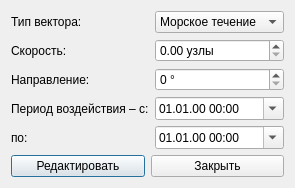
<?xml version="1.0" encoding="UTF-8"?>
<ui version="4.0">
 <class>CurrentVectorForm</class>
 <widget class="QDialog" name="CurrentVectorForm">
  <property name="windowTitle">
   <string>Редактировать вектор течения</string>
  </property>
  <layout class="QFormLayout" name="formLayout">
    <item row="0" column="0">
      <widget class="QLabel" name="labelType">
        <property name="text"><string>Тип вектора:</string></property>
      </widget>
    </item>
    <item row="0" column="1">
      <widget class="QComboBox" name="comboType">
        <item><property name="text"><string>Морское течение</string></property></item>
        <item><property name="text"><string>Приливное</string></property></item>
        <item><property name="text"><string>Отливное</string></property></item>
        <item><property name="text"><string>Наблюдаемое</string></property></item>
        <item><property name="text"><string>Другое</string></property></item>
      </widget>
    </item>
    <item row="1" column="0">
      <widget class="QLabel" name="labelSpeed">
        <property name="text"><string>Скорость:</string></property>
      </widget>
    </item>
    <item row="1" column="1">
      <widget class="QDoubleSpinBox" name="spinSpeed">
        <property name="suffix"><string> узлы</string></property>
      </widget>
    </item>
    <item row="2" column="0">
      <widget class="QLabel" name="labelDir">
        <property name="text"><string>Направление:</string></property>
      </widget>
    </item>
    <item row="2" column="1">
      <widget class="QSpinBox" name="spinDirection">
        <property name="suffix"><string> °</string></property>
      </widget>
    </item>
    <item row="3" column="0">
      <widget class="QLabel" name="labelFrom">
        <property name="text"><string>Период воздействия – с:</string></property>
      </widget>
    </item>
    <item row="3" column="1">
      <widget class="QDateTimeEdit" name="dateFrom">
        <property name="calendarPopup"><bool>true</bool></property>
        <property name="displayFormat"><string>dd.MM.yy HH:mm</string></property>
      </widget>
    </item>
    <item row="4" column="0">
      <widget class="QLabel" name="labelTo">
        <property name="text"><string>по:</string></property>
      </widget>
    </item>
    <item row="4" column="1">
      <widget class="QDateTimeEdit" name="dateTo">
        <property name="calendarPopup"><bool>true</bool></property>
        <property name="displayFormat"><string>dd.MM.yy HH:mm</string></property>
      </widget>
    </item>
    <item row="5" column="0" colspan="2">
      <layout class="QHBoxLayout" name="buttonLayout">
        <item>
          <widget class="QPushButton" name="buttonEdit">
            <property name="text"><string>Редактировать</string></property>
          </widget>
        </item>
        <item>
          <widget class="QPushButton" name="buttonClose">
            <property name="text"><string>Закрыть</string></property>
          </widget>
        </item>
      </layout>
    </item>
  </layout>
 </widget>
 <resources/>
 <connections/>
</ui>
